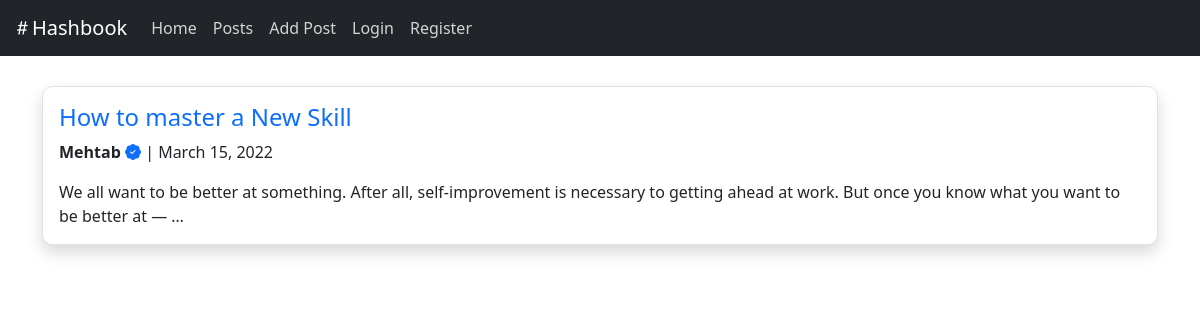
/posts/, run on the app's committed database.
### HashbookApp/models.py (models this page shows, shortened)
class Post(models.Model):
    title = models.CharField(max_length=100, blank=False)
    text = models.TextField(blank=False)
    author = models.ForeignKey(User, on_delete = models.CASCADE, related_name="poster")
    date_published = models.DateTimeField(auto_now_add = True)

### HashbookApp/views.py (the view)
# urls.py: path('posts/', views.posts, name="posts"),
def posts(request):
    posts = Post.objects.order_by('-date_published')
    comments = Comment
    context = {"posts":posts, 'comments':comments}
    return render(request, 'HashbookApp/posts.html', context)

### HashbookApp/templates/HashbookApp/posts.html (shortened to what this page needs)
{% extends 'HashbookApp/layout.html' %}
{% block body %}
    {% for post in posts %}
    <div id="post_box">
        <div class="mb-4 border shadow p-3 bg-body" style="border-radius:10px;">
            <h4 class="mb-2"><a href="{% url 'HashbookApp:post' post.id %}">{{ post.title }}</a></h4>
            <div class="mb-3">
                <p class=""><b>{{ post.author | title }}</b> <span class="bi-patch-check-fill text-primary"></span> | {{ post.date_published | date}}</p>
            </div>
            <div class="mt-2"> {{ post.text | truncatewords:30  }} </div>
        </div>
    </div>
    {% empty %}
        <p>No posts yet!</p>
    {% endfor %}
{% endblock %}

### HashbookApp/static/HashbookApp/style.css (style rules this page uses)
a { text-decoration: none; }

### HashbookApp/templates/HashbookApp/posts.html (style rules this page uses)
span { border-raidus: 100px; }

### HashbookApp/templates/HashbookApp/layout.html (style rules this page uses)
body { text-decoration:none; }

### data on the page
Post: title "How to master a New Skill", author "Mehtab", date_published "March 15, 2022", text "We all want to be better at something. After all, self-improvement is necessary to getting ahead at work. But once you know what you want to be better at — …"
